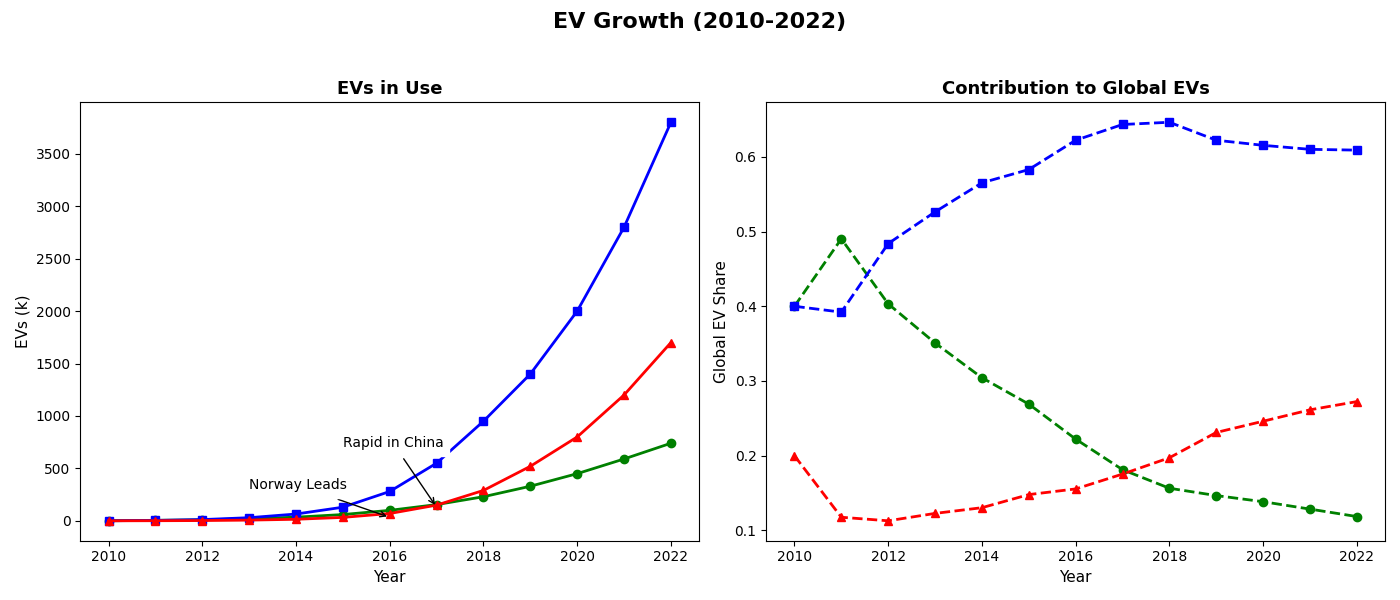

Reproduce this figure in Python.
import matplotlib.pyplot as plt
import numpy as np

years = np.arange(2010, 2023)

usa_ev_growth = np.array([1, 5, 10, 20, 35, 60, 100, 155, 230, 330, 450, 590, 740])
china_ev_growth = np.array([1, 4, 12, 30, 65, 130, 280, 550, 950, 1400, 2000, 2800, 3800])
norway_ev_growth = np.array([0.5, 1.2, 2.8, 7, 15, 33, 70, 150, 290, 520, 800, 1200, 1700])

fig, axs = plt.subplots(1, 2, figsize=(14, 6))
fig.suptitle('EV Growth (2010-2022)', fontsize=16, fontweight='bold')

# Shuffle colors
axs[0].plot(years, usa_ev_growth, color='green', linestyle='-', marker='o', linewidth=2)  # Changed to 'green'
axs[0].plot(years, china_ev_growth, color='blue', linestyle='-', marker='s', linewidth=2)  # Changed to 'blue'
axs[0].plot(years, norway_ev_growth, color='red', linestyle='-', marker='^', linewidth=2)  # Changed to 'red'

axs[0].set_title('EVs in Use', fontsize=13, fontweight='bold')
axs[0].set_xlabel('Year', fontsize=11)
axs[0].set_ylabel('EVs (k)', fontsize=11)

axs[0].annotate('Rapid in China', xy=(2017, 130), xytext=(2015, 700),
                arrowprops=dict(facecolor='black', arrowstyle='->'), fontsize=10, backgroundcolor='w')
axs[0].annotate('Norway Leads', xy=(2016, 33), xytext=(2013, 300),
                arrowprops=dict(facecolor='black', arrowstyle='->'), fontsize=10, backgroundcolor='w')

# Shuffle colors for relative contributions
usa_contribution = usa_ev_growth / (usa_ev_growth + china_ev_growth + norway_ev_growth)
china_contribution = china_ev_growth / (usa_ev_growth + china_ev_growth + norway_ev_growth)
norway_contribution = norway_ev_growth / (usa_ev_growth + china_ev_growth + norway_ev_growth)

axs[1].plot(years, usa_contribution, color='green', linestyle='--', marker='o', linewidth=2)  # Changed to 'green'
axs[1].plot(years, china_contribution, color='blue', linestyle='--', marker='s', linewidth=2)  # Changed to 'blue'
axs[1].plot(years, norway_contribution, color='red', linestyle='--', marker='^', linewidth=2)  # Changed to 'red'

axs[1].set_title('Contribution to Global EVs', fontsize=13, fontweight='bold')
axs[1].set_xlabel('Year', fontsize=11)
axs[1].set_ylabel('Global EV Share', fontsize=11)

fig.tight_layout(rect=[0, 0, 1, 0.95])

plt.show()
